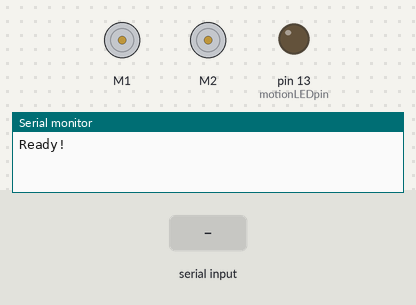
Simulated run of this sketch. Board: Arduino Uno, built with avr-gcc and run on an emulated ATmega328P. Parts: 2 × DC motor (green arrow = forward, orange = backward, longer = faster), output pins drawn as LEDs (lit = HIGH), the last lines printed to the serial monitor. The inputs (shaded band) are chosen by the test bench.

Above: at 4.2 s.
4.3 s: "f\n" received over Serial
At 4.9 s:
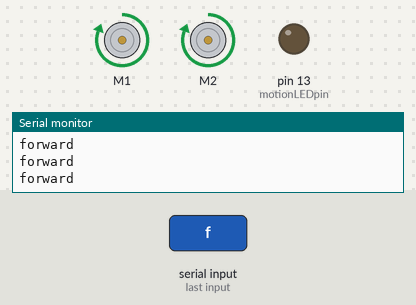
5.8 s: "s\n" received over Serial
At 6.4 s:
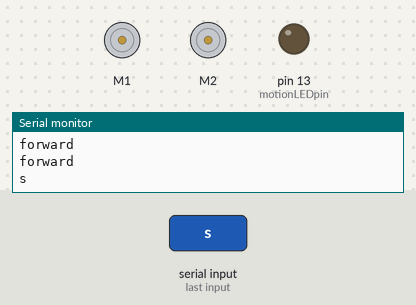
7.3 s: "tr\n" received over Serial
At 8.4 s:
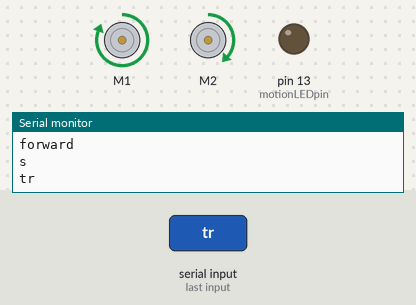
8.8 s: "tl\n" received over Serial
At 9.6 s:
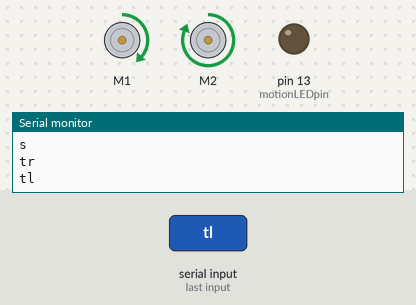
10.3 s: "rr\n" received over Serial
At 10.7 s:
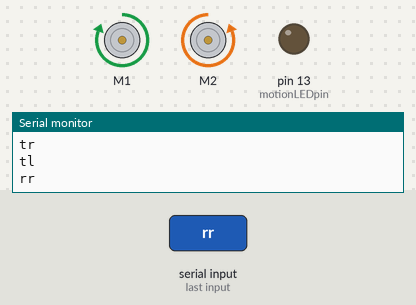
11.8 s: "rl\n" received over Serial
At 13.0 s:
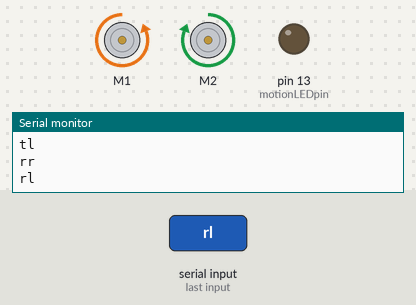
Timing chart, 0 to 14.3 s (numbered marks = the images above; inputs shaded):
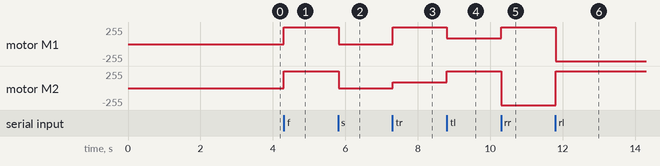

The sketch:

motion_serial_test.ino
```cpp
#include <Wire.h>
#include <Adafruit_MotorShield.h>
#include "utility/Adafruit_MS_PWMServoDriver.h"

Adafruit_MotorShield AFMS = Adafruit_MotorShield();
Adafruit_DCMotor *motor1 = AFMS.getMotor(1);
Adafruit_DCMotor *motor2 = AFMS.getMotor(2);

const int motionLEDpin = 13;
const int lineSensor1 = 4;
const int lineSensor2 = 5;
int junctionCounter = 0;
String input;
const float motorSpeed = 255; // Adjust motor speed here
const int turningRate = 0; // Potential for turning rate adjustment?
int previousState = 1; // Previous line following state

// function definitions
void forwards();
void stop();
void turn_right();
void turn_left();
void rotate_left();
void rotate_right();


void setup() {
    AFMS.begin();
    pinMode(motionLEDpin, OUTPUT);
    pinMode(lineSensor1, INPUT);
    pinMode(lineSensor2, INPUT);

    Serial.begin(9600);
    Serial.println("Ready!");
    delay(3000);
}

void loop() {

    if(Serial.available()) {
      input = Serial.readStringUntil('\n');
      Serial.println(input);

    }
    if (input.equals("f")){
      Serial.println("forward");
      forwards(motorSpeed);

    }
    if (input.equals("s")){
      stop();
    }
    if (input.equals("tr")){
      turn_right(motorSpeed,motorSpeed/3);

    }
    if (input.equals("tl")){
      turn_left(motorSpeed,motorSpeed/3);

    }
    if (input.equals("rr")){
      rotate_right(motorSpeed);

    }
    if (input.equals("rl")){
      rotate_left(motorSpeed);

    }

    if (input.equals("b")){
      backwards(motorSpeed);

    }
}

/************************** MOTION FUNCTIONS *****************************/

void forwards(int speed) {
    motor1 -> setSpeed(speed);
    motor2 -> setSpeed(speed);
    motor1 -> run(FORWARD);
    motor2 -> run(FORWARD);
}

void backwards(int speed) {
    motor1 -> setSpeed(speed);
    motor2 -> setSpeed(speed);
    motor1 -> run(BACKWARD);
    motor2 -> run(BACKWARD);
}

void turn_right(int speed_high,int speed_low) {
    motor1 -> setSpeed(speed_high);
    motor2 -> setSpeed(speed_low);
    motor1 -> run(FORWARD);
    motor2 -> run(FORWARD);
}

void turn_left(int speed_high,int speed_low) {
    motor1 -> setSpeed(speed_low);
    motor2 -> setSpeed(speed_high);
    motor1 -> run(FORWARD);
    motor2 -> run(FORWARD);
}

void rotate_right(int speed) {
    motor1 -> setSpeed(speed);
    motor2 -> setSpeed(speed);
    motor1 -> run(FORWARD);
    motor2 -> run(BACKWARD);
}

void rotate_left(int speed) {
    motor1 -> setSpeed(speed);
    motor2 -> setSpeed(speed);
    motor1 -> run(BACKWARD);
    motor2 -> run(FORWARD);
}

void stop() {
    motor1 -> setSpeed(0);
    motor2 -> setSpeed(0);
    motor1 -> run(RELEASE);
    motor2 -> run(RELEASE);
}
```

Measured:
- after the input at 4.3 s, motor M1, motor M2: stopped → forward 255/255 at once
- after the input at 5.8 s, motor M1, motor M2: forward 255/255 → stopped at once
- after the input at 7.3 s, motor M1: stopped → forward 255/255 at once; motor M2: stopped → forward 85/255 at once
- after the input at 8.8 s, motor M1: forward 255/255 → forward 85/255 at once; motor M2: forward 85/255 → forward 255/255 at once
- after the input at 10.3 s, motor M1: forward 85/255 → forward 255/255 at once; motor M2: forward 255/255 → backward 255/255 at once
- after the input at 11.8 s, motor M1: forward 255/255 → backward 255/255 at once; motor M2: backward 255/255 → forward 255/255 at once
